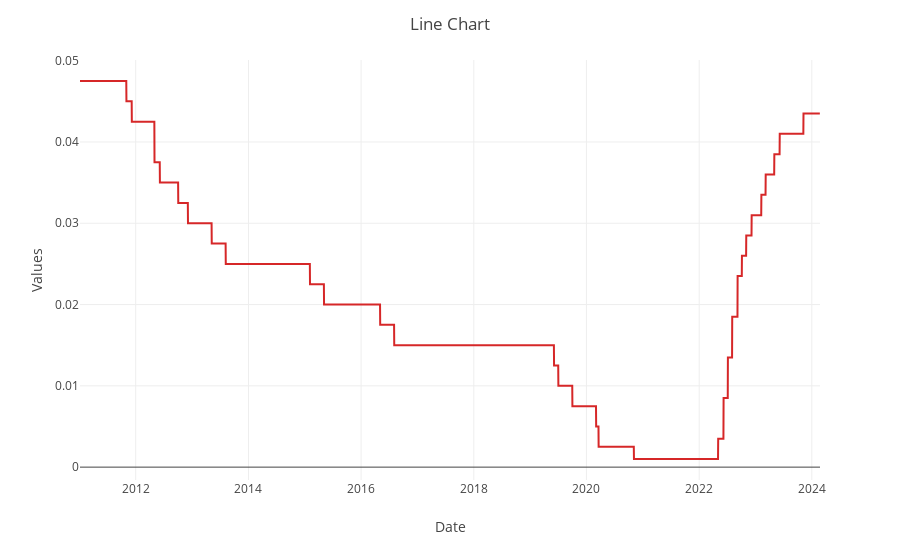

This figure's notebook cell:
### Code cell
# Columns to plot and their colors
# value_columns = ['Value1', 'Value2']
# colors = {'Value1': 'blue', 'Value2': 'red'}

# Generate chart
plotly_line_chart(
    df = data_dict['rba_f01d']['cleaned_df'],
    date_column = 'Date',
    value_columns = ['Cash Rate Target'],
    colors = {'Cash Rate Target': '#D62728', 'Cash Rate Target2': 'red'},
)

# data_dict['rba_f01d']['cleaned_df']['Cash Rate Target']
# 
# , value_columns, colors
#

### Figure 1 — Plotly figure (JSON) as saved in the notebook; plotly's stock layout.template omitted (floating-point values rounded to 4 significant figures; data arrays with more than 128 entries replaced by an {"elided": "..."} marker saying what was removed)
{"data": [{"hovertemplate": "<extra></extra>", "legendgroup": "", "line": {"color": "#000001", "dash": "solid"}, "marker": {"symbol": "circle"}, "mode": "lines", "name": "", "orientation": "v", "showlegend": false, "type": "scatter", "xaxis": "x", "yaxis": "y"}, {"line": {"color": "#D62728"}, "mode": "lines", "name": "Cash Rate Target", "type": "scatter", "x": {"elided": "3325 str values"}, "y": {"elided": "3325 float values"}}], "layout": {"legend": {"title": {"text": "Variables"}, "tracegroupgap": 0}, "margin": {"t": 60}, "title": {"text": "Line Chart"}, "xaxis": {"anchor": "y", "domain": [0, 1], "title": {"text": "Date"}}, "yaxis": {"anchor": "x", "domain": [0, 1], "title": {"text": "Values"}}}}
